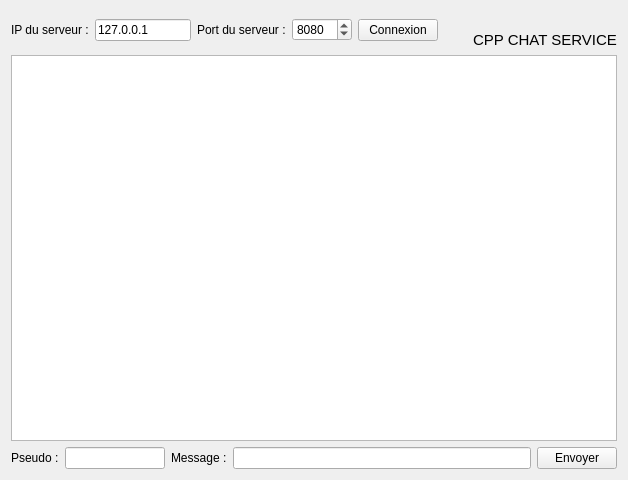
<ui version="4.0" >
 <class>FenClient</class>
 <widget class="QWidget" name="FenClient" >
  <property name="geometry" >
   <rect>
    <x>0</x>
    <y>0</y>
    <width>628</width>
    <height>480</height>
   </rect>
  </property>
  <property name="windowTitle" >
   <string>CPP CHAT SERVICE</string>
  </property>
  <property name="windowIcon" >
   <iconset>
    <normaloff>chat.png</normaloff>chat.png</iconset>
  </property>
  <layout class="QVBoxLayout" name="verticalLayout_2" >
   <item>
    <layout class="QHBoxLayout" name="horizontalLayout" >
     <item>
      <widget class="QLabel" name="label" >
       <property name="text" >
        <string>IP du serveur :</string>
       </property>
      </widget>
     </item>
     <item>
      <widget class="QLineEdit" name="serveurIP" >
       <property name="maximumSize" >
        <size>
         <width>150</width>
         <height>16777215</height>
        </size>
       </property>
       <property name="text" >
        <string>127.0.0.1</string>
       </property>
      </widget>
     </item>
     <item>
      <widget class="QLabel" name="label_2" >
       <property name="text" >
        <string>Port du serveur :</string>
       </property>
      </widget>
     </item>
     <item>
      <widget class="QSpinBox" name="serveurPort" >
       <property name="minimumSize" >
        <size>
         <width>60</width>
         <height>0</height>
        </size>
       </property>
       <property name="minimum" >
        <number>1024</number>
       </property>
       <property name="maximum" >
        <number>65535</number>
       </property>
       <property name="value" >
        <number>8080</number>
       </property>
      </widget>
     </item>
     <item>
      <widget class="QPushButton" name="boutonConnexion" >
       <property name="text" >
        <string>Connexion</string>
       </property>
      </widget>
     </item>
     <item>
      <spacer name="horizontalSpacer" >
       <property name="orientation" >
        <enum>Qt::Horizontal</enum>
       </property>
       <property name="sizeHint" stdset="0" >
        <size>
         <width>40</width>
         <height>20</height>
        </size>
       </property>
      </spacer>
     </item>
     <item>
      <layout class="QVBoxLayout" name="verticalLayout" >
       <item>
        <widget class="QLabel" name="label_5" >
         <property name="pixmap" >
          <pixmap>chat.png</pixmap>
         </property>
        </widget>
       </item>
       <item>
        <widget class="QLabel" name="label_6" >
         <property name="font" >
          <font>
           <pointsize>11</pointsize>
           <weight>50</weight>
           <bold>false</bold>
          </font>
         </property>
         <property name="text" >
          <string>CPP CHAT SERVICE</string>
         </property>
         <property name="alignment" >
          <set>Qt::AlignCenter</set>
         </property>
        </widget>
       </item>
      </layout>
     </item>
    </layout>
   </item>
   <item>
    <widget class="QTextEdit" name="listeMessages" >
     <property name="readOnly" >
      <bool>true</bool>
     </property>
    </widget>
   </item>
   <item>
    <layout class="QHBoxLayout" name="horizontalLayout_2" >
     <item>
      <widget class="QLabel" name="label_3" >
       <property name="text" >
        <string>Pseudo :</string>
       </property>
      </widget>
     </item>
     <item>
      <widget class="QLineEdit" name="pseudo" >
       <property name="maximumSize" >
        <size>
         <width>100</width>
         <height>16777215</height>
        </size>
       </property>
      </widget>
     </item>
     <item>
      <widget class="QLabel" name="label_4" >
       <property name="text" >
        <string>Message :</string>
       </property>
      </widget>
     </item>
     <item>
      <widget class="QLineEdit" name="message" />
     </item>
     <item>
      <widget class="QPushButton" name="boutonEnvoyer" >
       <property name="text" >
        <string>Envoyer</string>
       </property>
       <property name="icon" >
        <iconset>
         <normaloff>chat.png</normaloff>chat.png</iconset>
       </property>
      </widget>
     </item>
    </layout>
   </item>
  </layout>
 </widget>
 <resources/>
 <connections/>
</ui>
